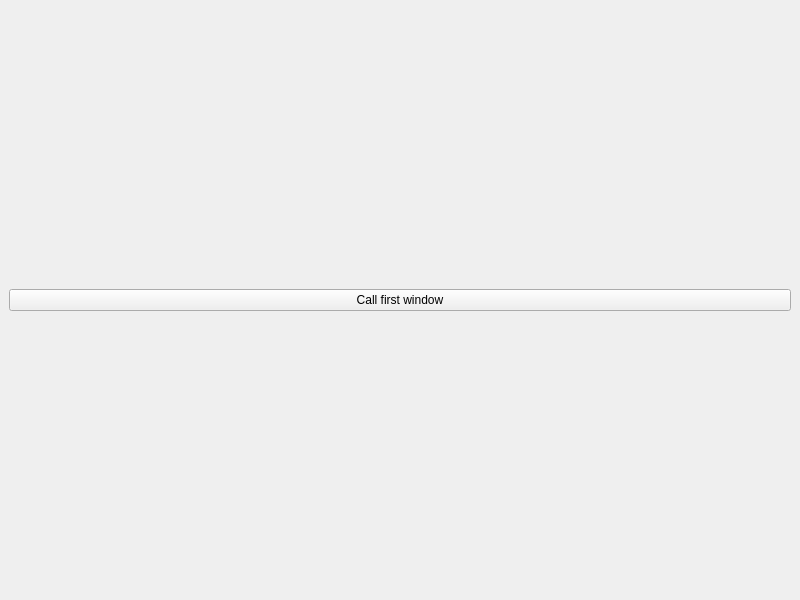
<?xml version="1.0" encoding="UTF-8"?>
<ui version="4.0">
 <class>MainWindowSecond</class>
 <widget class="QMainWindow" name="MainWindowSecond">
  <property name="geometry">
   <rect>
    <x>0</x>
    <y>0</y>
    <width>800</width>
    <height>600</height>
   </rect>
  </property>
  <property name="windowTitle">
   <string>SECOND</string>
  </property>
  <widget class="QWidget" name="centralwidget">
   <layout class="QVBoxLayout" name="verticalLayout">
    <item>
     <widget class="QPushButton" name="btnCallFirst">
      <property name="text">
       <string>Call first window</string>
      </property>
     </widget>
    </item>
   </layout>
  </widget>
 </widget>
 <resources/>
 <connections/>
</ui>
